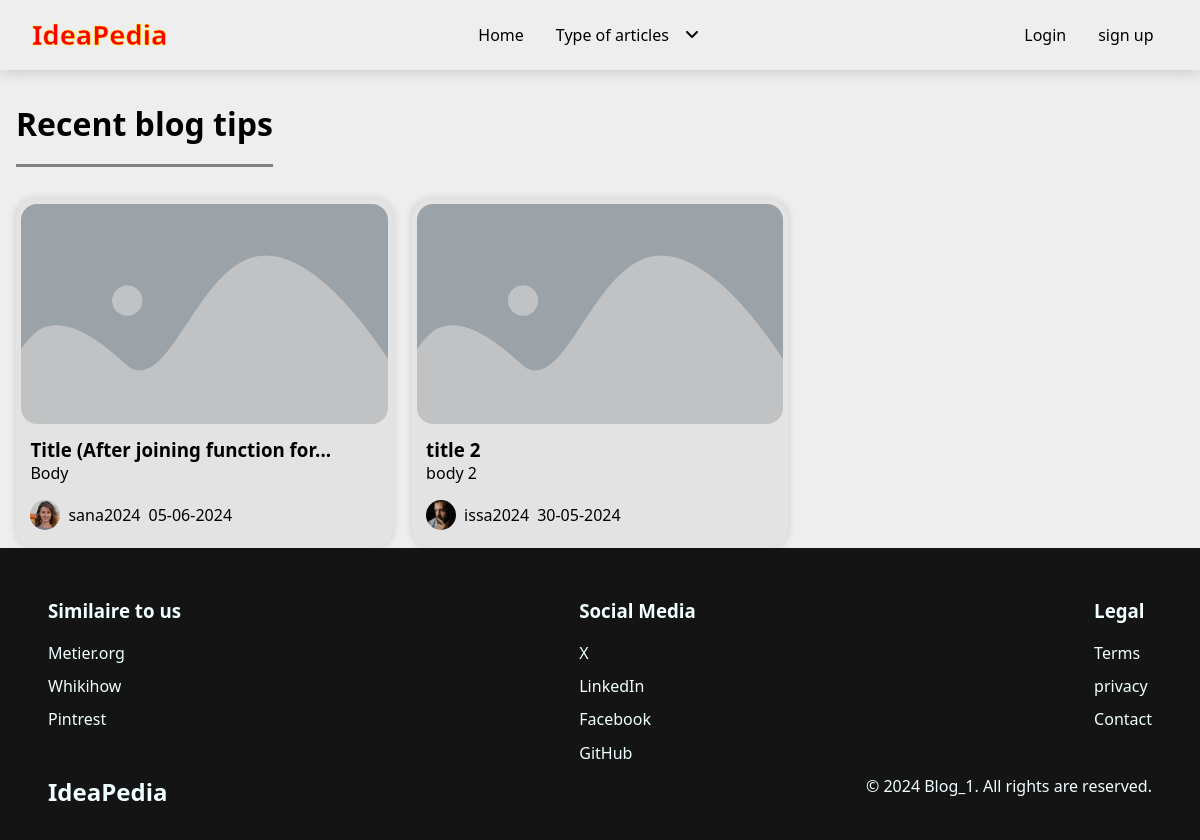
/pages/flow.php?all=2, run on an earlier commit of the app's database.
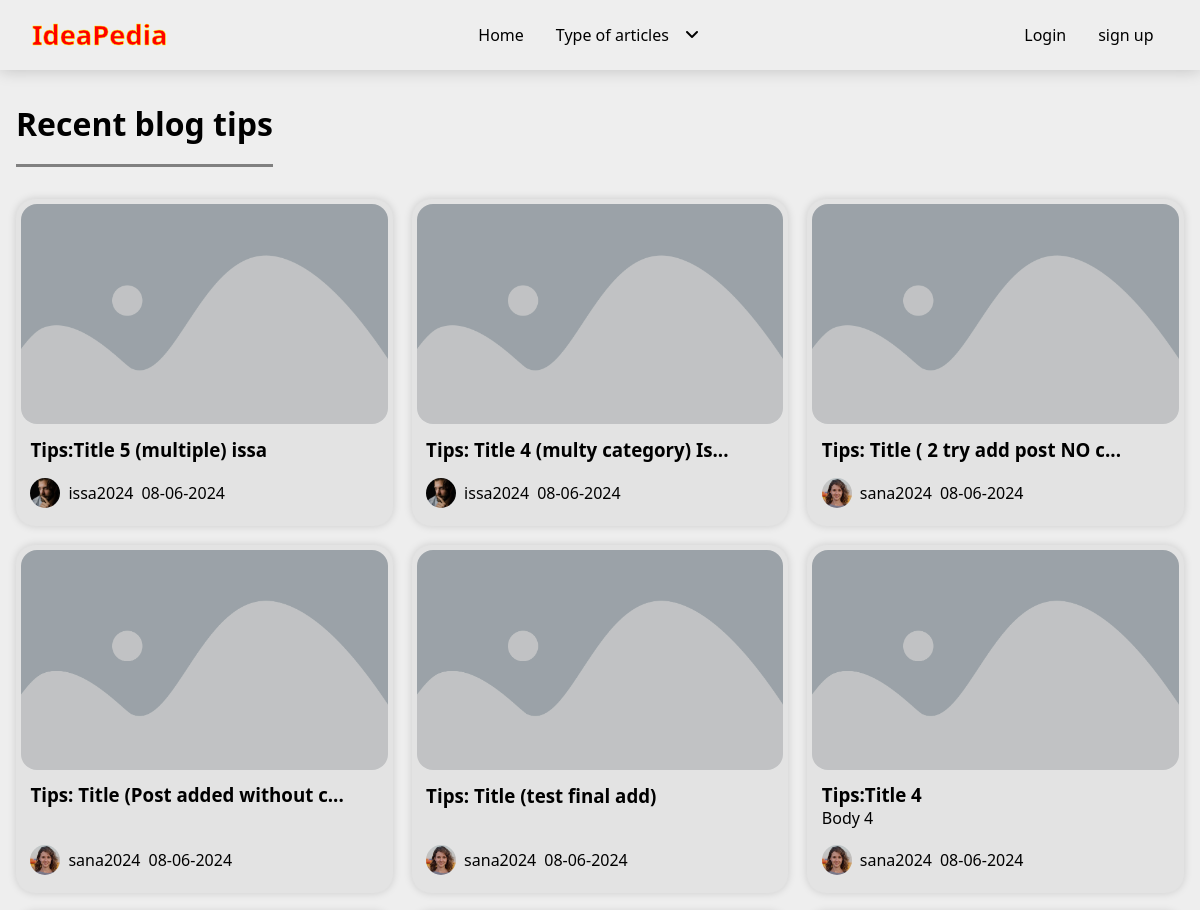
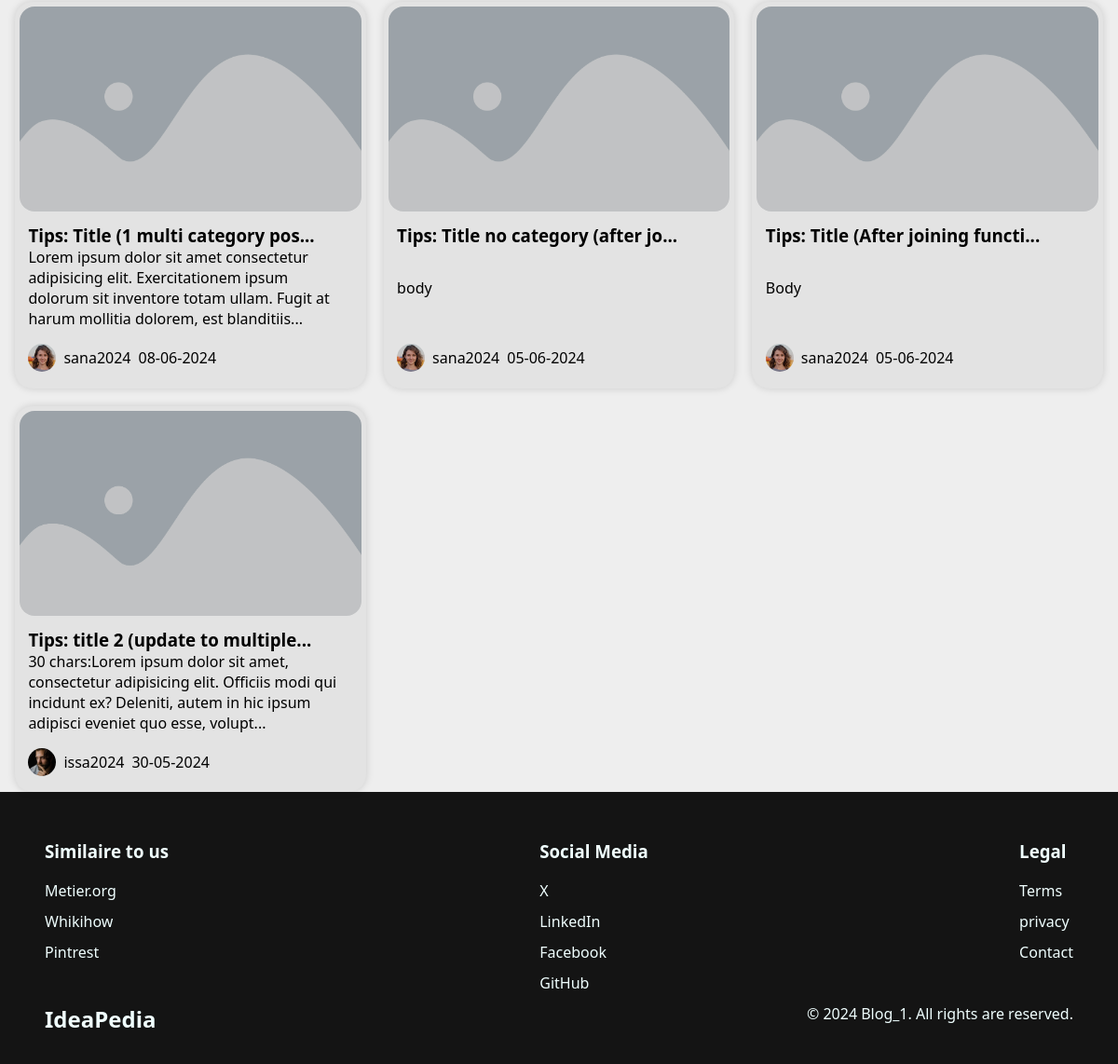
And on a later commit of the database (2 pictures, top to bottom).
### tables this page shows
CREATE TABLE `posts` (
  `id` int(11) NOT NULL,
  `user_id` int(11) NOT NULL,
  `title` varchar(255) NOT NULL,
  `body` text NOT NULL,
  `created_at` datetime NOT NULL DEFAULT current_timestamp(),
  `image_cover` varchar(255) DEFAULT NULL,
  `published` tinyint(1) NOT NULL,
  `thematic_id` int(11) NOT NULL
);

CREATE TABLE `users` (
  `id` int(11) NOT NULL,
  `name` varchar(100) NOT NULL,
  `lastName` varchar(100) NOT NULL,
  `username` varchar(100) NOT NULL,
  `role` enum('owner','member') NOT NULL DEFAULT 'member',
  `email` varchar(255) NOT NULL,
  `password` varchar(255) NOT NULL,
  `image` varchar(255) DEFAULT NULL,
  `profile_cover` varchar(255) DEFAULT NULL,
  `city` varchar(100) DEFAULT NULL,
  `country` varchar(100) DEFAULT NULL,
  `gender` enum('male','female','nb','') DEFAULT NULL
);

### classes/Database.php (called while the page is built, shortened)
<?php
class Database
{
    protected function connect($host, $username, $password, $db_name)
    {
        $dsn = "mysql:host=$host;dbname=$db_name;charset=utf8mb4";
        $options = [
            PDO::ATTR_ERRMODE => PDO::ERRMODE_EXCEPTION,
            PDO::ATTR_DEFAULT_FETCH_MODE => PDO::FETCH_ASSOC,
            PDO::ATTR_EMULATE_PREPARES => false,
        ];
        try {
            $this->connection = new PDO($dsn, $username, $password, $options);
        } catch (PDOException $e) {
            throw new RuntimeException('Connection failed: '. $e->getMessage(), 0, $e);
        }
    }
}

### classes/Posts_class.php (called while the page is built, shortened)
<?php
include_once "Database.php";
class Posts extends Database
{
    public function getAllJoin($thematic_id, $limit = "")
    {
        $sql = "SELECT p.*, u.username AS author, u.image AS author_image
                FROM posts p
                LEFT JOIN users u ON p.user_id = u.id
                WHERE p.thematic_id = :thematic_id
                $limit";
        $stmt = $this->connection->prepare($sql);
        $stmt->execute([':thematic_id'=> $thematic_id]);
        $results = $stmt->fetchAll();
        return $results;
    }
}

### pages/flow.php (the view, shortened to what this page needs)
<?php
include_once "../classes/Posts_class.php";
$title = "flow";
include_once "../inc/header.html.php";
include_once "../inc/components/nav.php";
$postsClass = new Posts();
if(isset($_GET['all'])){
    $id_thematic = $_GET['all'];
    $postFlow = $postsClass->getAllJoin($id_thematic, 'ORDER BY id DESC');
}
?>
<main>
    <section class="container">
        <div class="title-tool">
            <h2>Recent blog <?php
            if($id_thematic == 1){
                echo 'tutorials';
            }elseif($id_thematic == 2){
                echo 'tips';
            } ?></h2>
        </div>
        <div class="posts-row">
            <?php if (isset($_GET['all'])) {
                foreach ($postFlow as $post) { ?>
                    <a href="<?= SITE_PATH ?>pages/post.php?id=<?= $post['id']?>">
                        <figure class="card-main">
                            <img loading="lazy" src="<?= !empty($post['image_cover']) ? SITE_PATH . "assets/imgs/posts/"  . $post['image_cover'] : SITE_PATH . "assets/imgs/initials/placeholder.png" ?>" alt="<?= $post['image_cover']?>">
                            <figcaption>
                                <h3><?= (strlen(htmlspecialchars_decode($post['title'])) > 33) ? substr(htmlspecialchars_decode($post['title']), 0, 33). '...' : htmlspecialchars_decode($post['title']) ?></h3>
                                <p><?= (strlen(htmlspecialchars_decode($post['body'])) > 160) ? substr(htmlspecialchars_decode($post['body']), 0, 160). '...' : htmlspecialchars_decode($post['body']) ?></p>
                                <div class="meta-info-container">
                                    <img loading="lazy" src="<?= !empty($post['author_image']) ? SITE_PATH . "assets/imgs/profile/"  . $post['author_image'] : SITE_PATH . "assets/imgs/profile/placeholder-general-img.png" ?>" alt="<?= $post['author_image']?>">
                                    <p><?= $post['author'] ?></p>
                                    <p><?=  date('d-m-Y', strtotime($post['created_at'])) ?></p>
                                </div>
                            </figcaption>
                        </figure>
                    </a>
            <?php }
            } ?>
        </div>
    </section>
</main>
<?php include_once "../inc/footer.html.php";

### inc/header.html.php (shortened to what this page needs)
<!DOCTYPE html>
<html lang="en">
<head>
    <link rel="stylesheet" href="https://cdn.jsdelivr.net/npm/swiper@11/swiper-bundle.min.css" />
    <link rel="stylesheet" href="https://cdnjs.cloudflare.com/ajax/libs/font-awesome/6.5.1/css/all.min.css" />
    <?php
    if($title == "signup" || $title == "login"){
        echo "<link rel='stylesheet' href='".SITE_PATH."assets/styles/css/signup-login.css'>";
    }else{
        echo "<link rel='stylesheet' href='".SITE_PATH."assets/styles/css/$title.css'>";
    }
    ?>
</head>
<body>

### inc/components/nav.php (shortened to what this page needs)
<nav>
    <div class="container">
        <a href="<?= SITE_PATH ?>"><h2 class="logo">IdeaPedia</h2></a>
        <ul class="responsive-nav">
            <li><a href="<?= SITE_PATH ?>">Home</a></li>
            <li>
                <a href="#">Type of articles<i class="fa-solid fa-angle-down"></i></a>
            </li>
        </ul>
        <ul class="connection">
            <?php if (isset($_SESSION['current_user'])) { ?>
                <li>
                    <a href='#'>
                        <img src="<?= SITE_PATH . "assets/imgs/profile/" . (!empty($_SESSION['current_user']['image']) ? $_SESSION['current_user']['image'] : "placeholder-general-img.png") ?>" alt="Profile image holder">
                        <span><?= ucfirst($_SESSION['current_user']['username']) ?></span>
                    </a>
                    <ul>
                        <div>
                            <li><a href="<?= SITE_PATH ?>pages/account.php?profile"><i class="fa-solid fa-house-chimney-user"></i> Profile</a></li>
                            <li><a href="<?= SITE_PATH ?>admin/dashboard.php"><i class="fa-solid fa-briefcase"></i> Backoffice</a></li>
                            <li><a href="<?= SITE_PATH ?>pages/account.php?account_setting"><i class="fa-solid fa-id-card"></i>Account setting</a></li>
                            <li><a href="?logout"><i class="fa-solid fa-right-from-bracket"></i> Logout</a></li>
                        </div>
                    </ul>
                </li>
            <?php } else { ?>
                <li><a href='<?= SITE_PATH ?>pages/connection/login.php'>Login</a></li>
                <li><a href='<?= SITE_PATH ?>pages/connection/signup.php'>sign up</a></li>
            <?php } ?>
        </ul>
    </div>
</nav>

### inc/footer.html.php (shortened to what this page needs)
<?php
if ($title != 'login' && $title != "signup") { ?>
    <footer>
        <div class='container'>
                <ul>
                    <h3>Similaire to us</h3>
                    <li><a href='https://www.metier.org/'>Metier.org</a></li>
                    <li><a href='https://fr.wikihow.com/Accueil'>Whikihow</a></li>
                    <li><a href='https://se.pinterest.com/'>Pintrest</a></li>
                </ul>
                <ul>
                    <h3>Social Media</h3>
                    <li><a href='https://x.com/'>X</a></li>
                    <li><a href='www.linkedin.com/in/issa-jafari'>LinkedIn</a></li>
                    <li><a href='https://socialbookapplis.netlify.app/'>Facebook</a></li>
                    <li><a href='https://github.com/Issa150/Project-Blog-1'>GitHub</a></li>
                </ul>
                <ul>
                    <h3>Legal</h3>
                    <li><a href=''>Terms</a></li>
                    <li><a href=''>privacy</a></li>
                    <li><a href=''>Contact</a></li>
                </ul>
        </div>
        <div class='container'>
            <h2>IdeaPedia</h2>
            <p>&copy; <?= date('Y') ?> Blog_1. All rights are reserved.</p>
        </div>
    </footer>
<?php } ?>
</body>
</html>

### assets/styles/css/flow.css (style rules this page uses)
* { padding: 0; margin: 0; -webkit-box-sizing: border-box; box-sizing: border-box; }
img { width: 100%; aspect-ratio: 1/1; -o-object-fit: cover; object-fit: cover; display: block; }
li { list-style: none; }
a { text-decoration: none; color: inherit; display: inline-block; }
body { background: #eeeeee; font-family: system-ui, -apple-system, BlinkMacSystemFont, "Segoe UI", Roboto, Oxygen, Ubuntu, Cantarell, "Open Sans", "Helvetica Neue", sans-serif; overflow-x: hidden; }
.container { width: min(100% - 2rem, 1200px); margin: 0 auto; }
nav { padding: 1em; -webkit-box-shadow: 0 0 1em rgba(0, 0, 0, 0.2); box-shadow: 0 0 1em rgba(0, 0, 0, 0.2); position: relative; top: 0; width: 100%; z-index: 3; background: #eeeeee; }
nav .container { display: -webkit-box; display: -ms-flexbox; display: flex; -webkit-box-pack: justify; -ms-flex-pack: justify; justify-content: space-between; }
nav .container .logo { font-size: 1.7rem; color: red; -webkit-text-stroke-width: 0.5px; -webkit-text-stroke-color: yellow; }
nav .container > ul { display: -webkit-box; display: -ms-flexbox; display: flex; gap: 0.2em; }
nav .container > ul > li { position: relative; }
nav .container > ul > li > a { padding: 0.5em 0.9em; border-radius: 5px; -webkit-transition: 0.15s ease-out; transition: 0.15s ease-out; }
nav .container > ul > li > a i { margin-left: 1em; }
main section .title-tool { display: -webkit-box; display: -ms-flexbox; display: flex; -webkit-box-pack: justify; -ms-flex-pack: justify; justify-content: space-between; -webkit-box-align: center; -ms-flex-align: center; align-items: center; }
main section .title-tool h2 { font-size: 2rem; margin-block: 1em; border-bottom: 3px solid grey; padding-bottom: 0.6em; border-spacing: 10px 10px; }
main section > div.posts-row { display: grid; grid-template-columns: repeat(3, 1fr); gap: 1.2em; }
main section > div.posts-row figure.card-main { background: #e3e3e3; -webkit-box-shadow: 0 0 8px rgba(0, 0, 0, 0.15); box-shadow: 0 0 8px rgba(0, 0, 0, 0.15); border-radius: 1.2rem; padding: 0.3em; -webkit-transition: 0.25s; transition: 0.25s; height: 100%; display: grid; grid-template-columns: 1fr; grid-template-rows: auto 1fr; }
main section > div.posts-row figure.card-main img { width: 100%; aspect-ratio: 1/0.6; border-radius: 1rem; -webkit-filter: brightness(80%); filter: brightness(80%); -webkit-transition: 0.25s; transition: 0.25s; }
main section > div.posts-row figure.card-main figcaption { padding: 0.8em 0.6em; display: grid; -ms-flex-line-pack: justify; align-content: space-between; }
main section > div.posts-row figure.card-main figcaption h3 { -webkit-transition: 0.25s; transition: 0.25s; }
main section > div.posts-row figure.card-main figcaption .meta-info-container { margin-top: 1em; display: -webkit-box; display: -ms-flexbox; display: flex; -webkit-box-align: center; -ms-flex-align: center; align-items: center; gap: 0.5em; }
main section > div.posts-row figure.card-main figcaption .meta-info-container img { width: 30px; aspect-ratio: 1/1; border-radius: 50%; }
footer { background: #141414; color: azure; padding: 2em; }
footer .container { display: -webkit-box; display: -ms-flexbox; display: flex; -webkit-box-pack: justify; -ms-flex-pack: justify; justify-content: space-between; }
footer .container ul h3 { margin-block: 1em; }
footer .container ul li { list-style: none; margin-block: 0.7em; }
footer .container ul li a { text-decoration: none; }

What changed in the data, as far as the page shows it:
added posts: title "Tips:Title 5 (multiple) issa", user.image (picture), user.username "issa2024", created_at "08-06-2024"
added posts: title "Tips: Title 4 (multy category) Is", user.image (picture), user.username "issa2024", created_at "08-06-2024"
added posts: title "Tips: Title ( 2 try add post NO c", user.image (picture), user.username "sana2024", created_at "08-06-2024"
added posts: title "Tips: Title (Post added without c", user.image (picture), user.username "sana2024", created_at "08-06-2024"
added posts: title "Tips: Title (test final add)", user.image (picture), user.username "sana2024", created_at "08-06-2024"
added posts: title "Tips:Title 4", body "Body 4", user.image (picture), user.username "sana2024", created_at "08-06-2024"
added posts: title "Tips: Title (1 multi category pos", body "Lorem ipsum dolor sit amet consectetur adipisicing elit. Exercitationem ipsum dolorum sit inventore totam ullam. Fugit at harum mollitia dolorem, est blanditiis", user.image (picture), user.username "sana2024", created_at "08-06-2024"
now on this page (row edited): posts: title "Tips: Title no category (after jo", body "body", user.image (picture), user.username "sana2024", created_at "05-06-2024"
changed posts "Body": title "Title (After joining function for" → "Tips: Title (After joining functi"
changed posts: title "title 2" → "Tips: title 2 (update to multiple"; body "body 2" → "30 chars:Lorem ipsum dolor sit amet, consectetur adipisicing elit. Officiis modi qui incidunt ex? Deleniti, autem in hic ipsum adipisci eveniet quo esse, volupt"
